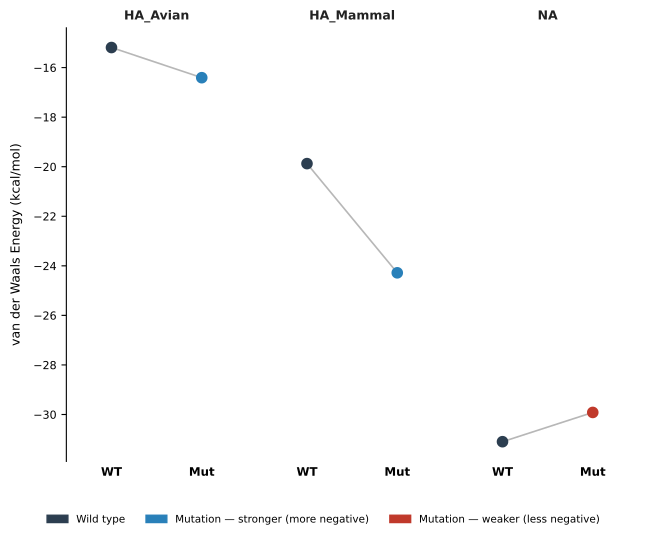

Write the Python code that produced this figure.
"""
Paired slopegraph — one column per WT/mutant pair, shared y-axis.
Binding metric: van der Waals (vdW) energy.
Data: single CSV file; pairs defined explicitly in CONFIG.

──────────────────────────────────────────────────────────────────
EXPECTED CSV FORMAT
──────────────────────────────────────────────────────────────────
  data.csv
  ┌──────────────┬─────────┬────────┐
  │ accession    │ type    │ vdw    │
  ├──────────────┼─────────┼────────┤
  │ 2FK0_avian   │ WT      │ -28.19 │
  │ 2FK0_avian   │ mutant  │ -26.68 │
  │ 2FK0_mammal  │ WT      │ -37.52 │
  │ 2FK0_mammal  │ mutant  │ -21.95 │
  │ 2HU4_NA      │ WT      │ -31.10 │
  │ 3CL0_NA      │ mutant  │ -29.92 │
  └──────────────┴─────────┴────────┘
──────────────────────────────────────────────────────────────────
"""

import matplotlib.pyplot as plt
import matplotlib.patches as mpatches
import pandas as pd

# ── CONFIG ────────────────────────────────────────────────────────────────────
CSV_FILE    = "final_output_w_9NR.csv"          # path to your CSV

COL_ACC     = "accession"         # column: accession/sample name
COL_TYPE    = "type"              # column: condition label
COL_VDW     = "vdw"              # column: vdW energy value

LABEL_WT    = "WT"                # value in COL_TYPE that means wild-type
LABEL_MUT   = "mutant"           # value in COL_TYPE that means mutant

# Define pairs explicitly as (pair_label, wt_accession, mutant_accession).
# This handles cases where WT and mutant have different accession names.
## 2FK0
# PAIRS = [
#     ("HA_Avian",   "2FK0_avian",   "2FK0_avian"),
#     ("HA_Mammal",  "2FK0_mammal",  "2FK0_mammal"),
#     ("NA", "2HU4_NA",      "3CL0_NA"),
# ]

## 9NR*
PAIRS = [
    ("HA_Avian",   "9NR2_avian",   "9NR5_avian"),
    ("HA_Mammal",  "9NR2_mammal",  "9NR5_mammal"),
    ("NA", "2HU4_NA",      "3CL0_NA"),
]

YLABEL      = "van der Waals Energy (kcal/mol)"

# Colors
COLOR_WT     = "#2C3E50"   # dark slate — WT dots
COLOR_WEAK   = "#C0392B"   # red        — mutant less negative (weaker interaction)
COLOR_STRONG = "#2980B9"   # blue       — mutant more negative (stronger interaction)
COLOR_LINE   = "#AAAAAA"   # grey       — connecting line
# ─────────────────────────────────────────────────────────────────────────────

# ── LOAD DATA ─────────────────────────────────────────────────────────────────
df = pd.read_csv(CSV_FILE)

def get_vdw(accession, condition):
    row = df[(df[COL_ACC] == accession) & (df[COL_TYPE] == condition)]
    if row.empty:
        raise ValueError(f"No row found for accession='{accession}', type='{condition}'")
    return row[COL_VDW].values[0]

# Resolve vdW values for each pair
pair_data = []
for label, wt_acc, mut_acc in PAIRS:
    wt_val  = get_vdw(wt_acc,  LABEL_WT)
    mut_val = get_vdw(mut_acc, LABEL_MUT)
    pair_data.append((label, wt_val, mut_val))

n_pairs = len(pair_data)

# ── FIGURE LAYOUT ─────────────────────────────────────────────────────────────
fig, axes = plt.subplots(
    1, n_pairs,
    figsize=(2.2 * n_pairs, 5),
    sharey=True,
)
if n_pairs == 1:
    axes = [axes]

x_wt  = 0
x_mut = 1

for ax, (name, wt, mut) in zip(axes, pair_data):
    mut_color = COLOR_WEAK if mut > wt else COLOR_STRONG

    # Connecting line
    ax.plot(
        [x_wt, x_mut], [wt, mut],
        color=COLOR_LINE, linewidth=1.2, zorder=1, alpha=0.85,
    )

    # WT dot
    ax.scatter(x_wt,  wt,  color=COLOR_WT,   s=70, zorder=3, linewidths=0)
    # Mutant dot
    ax.scatter(x_mut, mut, color=mut_color,  s=70, zorder=3, linewidths=0)

    # Pair name as column title
    ax.set_title(name, fontsize=9, fontweight="bold", pad=6, color="#222222")

    # X-axis
    ax.set_xticks([x_wt, x_mut])
    ax.set_xticklabels(["WT", "Mut"], fontsize=8.5, fontweight="bold")
    ax.set_xlim(-0.5, 1.5)
    ax.tick_params(axis="x", length=0)

    # Minimalist spines
    ax.spines["top"].set_visible(False)
    ax.spines["right"].set_visible(False)
    ax.spines["bottom"].set_visible(False)

# ── Y-AXIS: leftmost panel only ───────────────────────────────────────────────
axes[0].set_ylabel(YLABEL, fontsize=9, labelpad=8)
axes[0].tick_params(axis="y", labelsize=8)
axes[0].yaxis.set_ticks_position("left")
axes[0].spines["left"].set_visible(True)

for ax in axes[1:]:
    ax.spines["left"].set_visible(False)
    ax.tick_params(axis="y", length=0)

# ── LEGEND ────────────────────────────────────────────────────────────────────
legend_handles = [
    mpatches.Patch(color=COLOR_WT,     label="Wild type"),
    mpatches.Patch(color=COLOR_STRONG, label="Mutation — stronger (more negative)"),
    mpatches.Patch(color=COLOR_WEAK,   label="Mutation — weaker (less negative)"),
]
fig.legend(
    handles=legend_handles,
    frameon=False,
    fontsize=7.5,
    loc="lower center",
    bbox_to_anchor=(0.5, -0.08),
    ncol=3,
)

# ── SAVE ──────────────────────────────────────────────────────────────────────
plt.tight_layout()
plt.savefig("binding_validation_slopegraph.pdf", dpi=300, bbox_inches="tight")
plt.show()
print("Saved: binding_validation_slopegraph.pdf")
